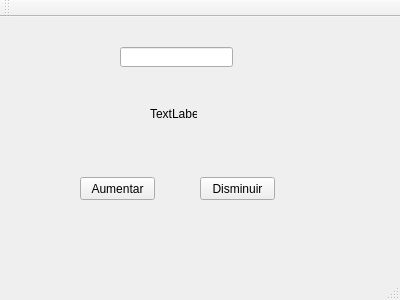
<?xml version="1.0" encoding="UTF-8"?>
<ui version="4.0">
 <class>MainWindow</class>
 <widget class="QMainWindow" name="MainWindow">
  <property name="geometry">
   <rect>
    <x>0</x>
    <y>0</y>
    <width>400</width>
    <height>300</height>
   </rect>
  </property>
  <property name="windowTitle">
   <string>MainWindow</string>
  </property>
  <widget class="QWidget" name="centralWidget">
   <widget class="QPushButton" name="BT_1">
    <property name="geometry">
     <rect>
      <x>80</x>
      <y>160</y>
      <width>75</width>
      <height>23</height>
     </rect>
    </property>
    <property name="text">
     <string>Aumentar</string>
    </property>
   </widget>
   <widget class="QPushButton" name="BT_2">
    <property name="geometry">
     <rect>
      <x>200</x>
      <y>160</y>
      <width>75</width>
      <height>23</height>
     </rect>
    </property>
    <property name="text">
     <string>Disminuir</string>
    </property>
   </widget>
   <widget class="QLineEdit" name="cajatexto">
    <property name="geometry">
     <rect>
      <x>120</x>
      <y>30</y>
      <width>113</width>
      <height>20</height>
     </rect>
    </property>
   </widget>
   <widget class="QLabel" name="etiqueta">
    <property name="geometry">
     <rect>
      <x>150</x>
      <y>90</y>
      <width>47</width>
      <height>13</height>
     </rect>
    </property>
    <property name="text">
     <string>TextLabel</string>
    </property>
   </widget>
  </widget>
  <widget class="QMenuBar" name="menuBar">
   <property name="geometry">
    <rect>
     <x>0</x>
     <y>0</y>
     <width>400</width>
     <height>21</height>
    </rect>
   </property>
  </widget>
  <widget class="QToolBar" name="mainToolBar">
   <attribute name="toolBarArea">
    <enum>TopToolBarArea</enum>
   </attribute>
   <attribute name="toolBarBreak">
    <bool>false</bool>
   </attribute>
  </widget>
  <widget class="QStatusBar" name="statusBar"/>
 </widget>
 <layoutdefault spacing="6" margin="11"/>
 <resources/>
 <connections/>
</ui>
